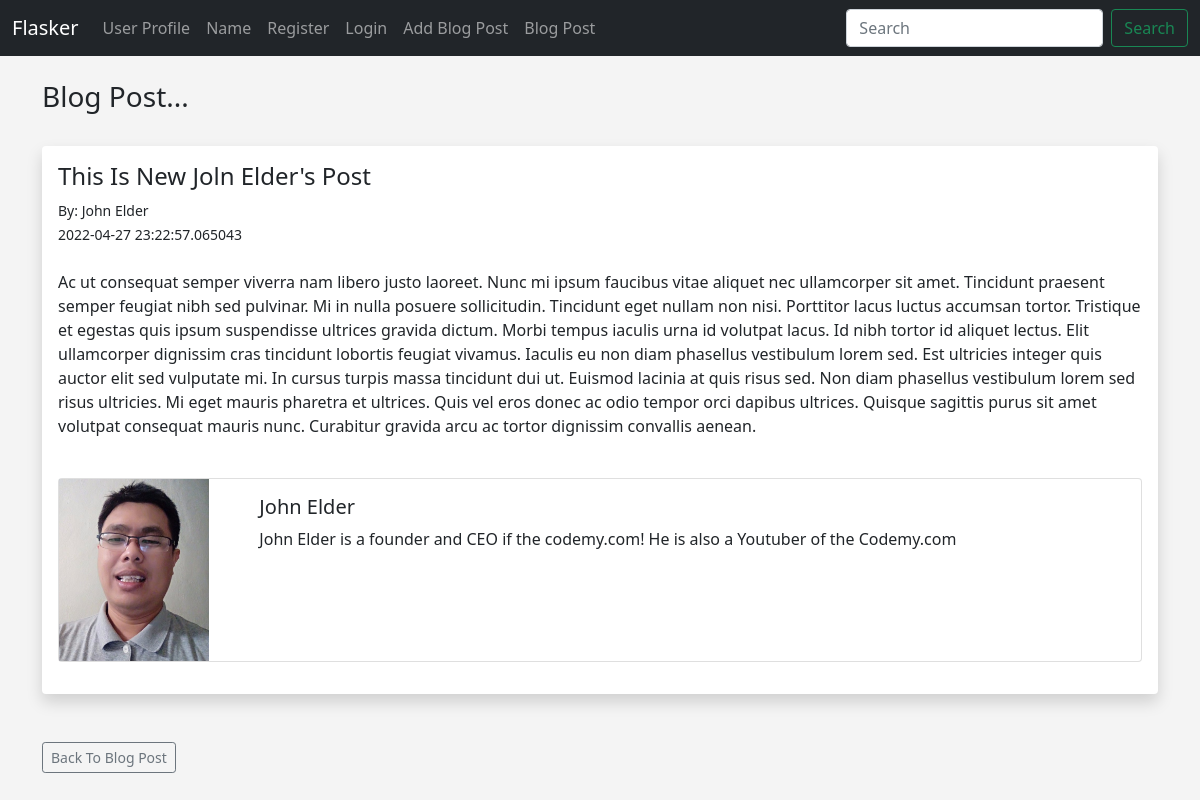
The page /posts/4 on the database its author committed.
### app.py (models this page shows, shortened)
class Posts(db.Model):
    id = db.Column(db.Integer, primary_key = True)
    title = db.Column(db.String(255))
    content = db.Column(db.Text)
    date_posted = db.Column(db.DateTime, default=datetime.utcnow)
    slug = db.Column(db.String(255))
    poster_id = db.Column(db.Integer, db.ForeignKey('users.id')) # 28

class Users(db.Model, UserMixin):
    id = db.Column(db.Integer, primary_key=True) # primary key is an id
    username = db.Column(db.String(20), nullable=False, unique=True)
    name = db.Column(db.String(200), nullable=False) # nullable mean can not be blank
    email = db.Column(db.String(120), nullable=False, unique=True)
    favourite_color = db.Column(db.String(120))
    about_author = db.Column(db.Text(), nullable=True)  # db.Text(500)
    date_added = db.Column(db.DateTime, default=datetime.utcnow)
    profile_pic = db.Column(db.String(), nullable=True)  # Not save the picture but save the name
    posts = db.relationship('Posts', backref='poster') # 28
    password_hash = db.Column(db.String(128))
    @ property
    def password(self):
        raise AttributeError('password is not a readable attribute!')

### app.py (the view)
@app.route('/posts/<int:id>')
def post(id):
    post = Posts.query.get_or_404(id)
    return render_template('post.html', post=post)

### webforms.py
class SearchForm(FlaskForm):
    searched = StringField("Searched", validators=[DataRequired()])
    submit = SubmitField('Submit')

### app.py (called while the page is built)
@app.context_processor
def base():
    form = SearchForm()
    return dict(form=form) # dictionery

### templates/post.html (shortened to what this page needs)
{% extends 'base.html' %}
{% block content %}
<h3>Blog Post...</h3>
<br/>
<div class="shadow p-3 mb-5 bg-white rounded">
      <h4>{{ post.title }}</h4>
            <small>By: {{ post.poster.name }}<br/>
      {{ post.date_posted }}</small><br/><br/>
      {{ post.content|safe }}<br/>
      <div class="card mb-3">
            <div class="row no-gutters">
                  <div class="col-md-2">
                        {% if post.poster.profile_pic %}
                              <img src="{{ url_for('static', filename='images/' + post.poster.profile_pic) }}"
                              width="150" align="left">
                        {% else %}
                              <img src="{{ url_for('static', filename='images/profile_pic.png') }}"
                              width="150" align="left">
                        {% endif %}
                  </div>
                  <div class="col-md-10">
                        <div class="card-body">
                              <h5 class="card-title">
                                    {{ post.poster.name }}
                              </h5>
                              <p class="card-text">
                                    {% if post.poster.about_author %}
                                          {{ post.poster.about_author }}
                                    {% else %}
                                          Author has no about profile yet....
                                    {% endif %}
                              </p>
                        </div>
                  </div>
            </div>
      </div>
</div>
<a href="{{ url_for('posts') }}" class="btn btn-outline-secondary btn-sm">Back To Blog Post</a>
<br>
{% endblock %}

### static/css/style.css (style rules this page uses)
body { background : #f4f4f4; }

### rows shown on the page
Posts: title "This Is New Joln Elder's Post", date_posted "2022-04-27 23:22:57.065043", content "Ac ut consequat semper viverra nam libero justo laoreet. Nunc mi ipsum faucibus vitae aliquet nec ullamcorper sit amet. Tincidunt praesent semper feugiat nibh sed pulvinar. Mi in nulla posuere sollicitudin. Tincidunt eget nullam non nisi. Porttitor lacus luctus accumsan tortor. Tristique et egestas quis ipsum suspendisse ultrices gravida dictum. Morbi tempus iaculis urna id volutpat lacus. Id nibh tortor id aliquet lectus. Elit ullamcorper dignissim cras tincidunt lobortis feugiat vivamus. Iaculis eu non diam phasellus vestibulum lorem sed. Est ultricies integer quis auctor elit sed vulputate mi. In cursus turpis massa tincidunt dui ut. Euismod lacinia at quis risus sed. Non diam phasellus…"
Users: poster.name "John Elder", profile_pic (picture), poster.about_author "John Elder is a founder and CEO if the codemy.com! He is also a Youtuber of the Codemy.com"
